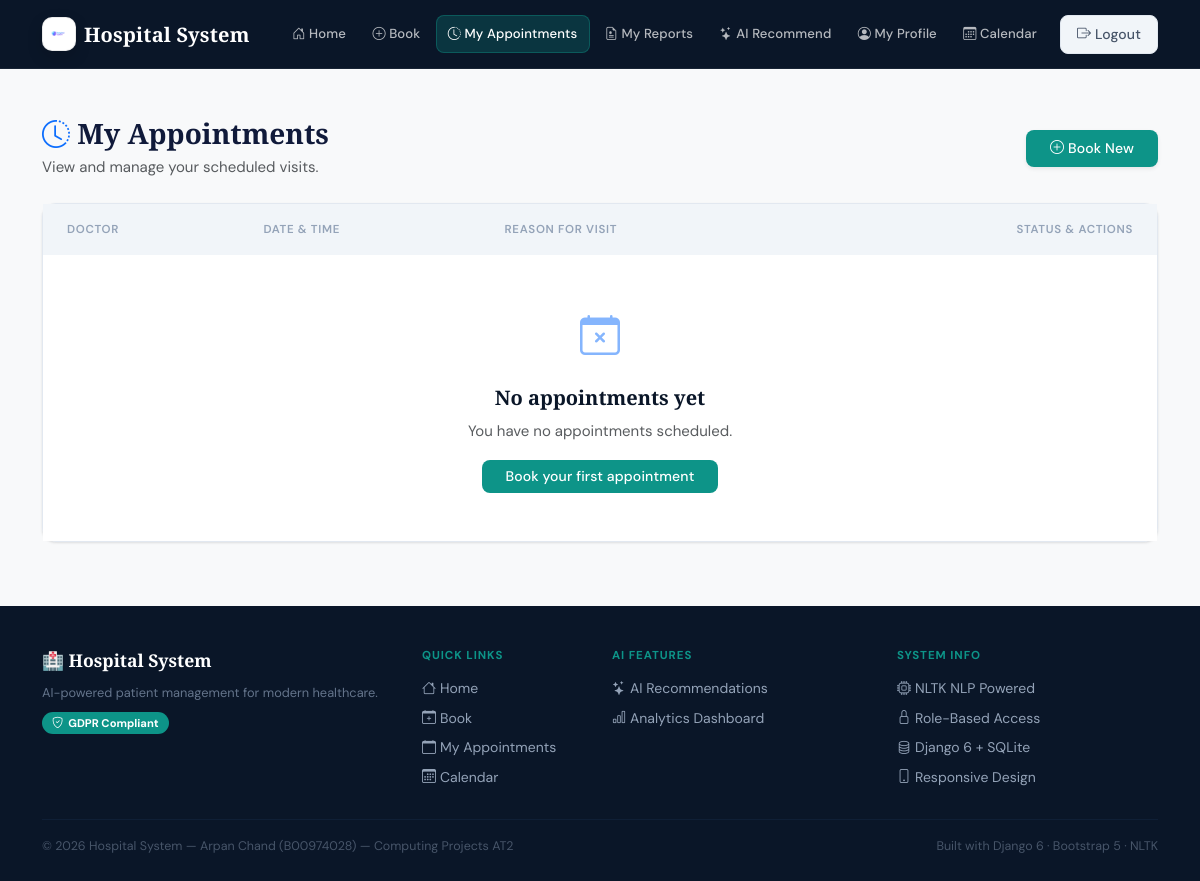
The page /appointments/my-appointments/ (signed in) on the database as committed earlier.
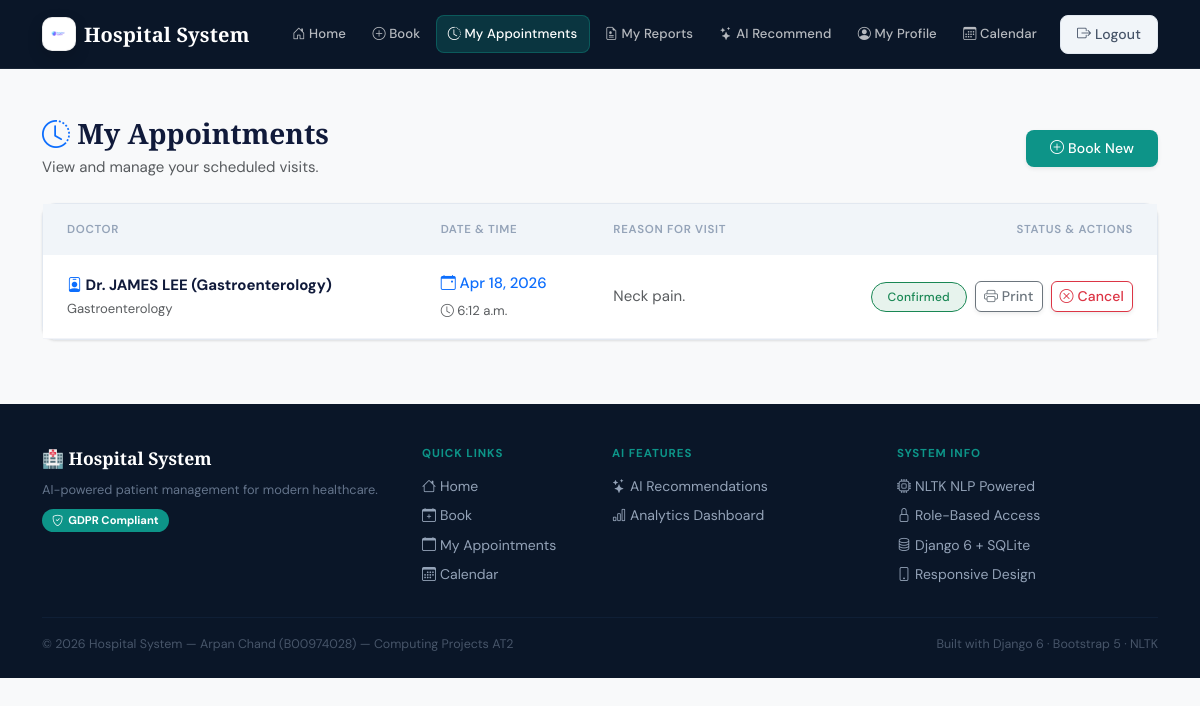
The same page on the database as committed later.
### appointments/models.py (models this page shows, shortened)
class Appointment(models.Model):
    patient = models.ForeignKey(Patient, on_delete=models.CASCADE)
    doctor = models.ForeignKey(Doctor, on_delete=models.CASCADE)
    slot = models.ForeignKey(Availability, on_delete=models.CASCADE)
    appointment_date = models.DateTimeField()
    reason = models.CharField(max_length=255, blank=True, null=True)
    status = models.CharField(
        max_length=50,
        choices=[("scheduled", "Scheduled"), ("completed", "Completed")],
        default="scheduled"
    )

class Availability(models.Model):
    doctor = models.ForeignKey(Doctor, on_delete=models.CASCADE)
    start_time = models.DateTimeField()
    end_time = models.DateTimeField()
    is_booked = models.BooleanField(default=False)

class Doctor(models.Model):
    first_name = models.CharField(max_length=100)
    last_name = models.CharField(max_length=100)
    specialization = models.CharField(max_length=100)
    def __str__(self):
        return f'Dr. {self.first_name} {self.last_name} ({self.specialization})'

### appointments/permissions.py (the view)
        def wrapper(request, *args, **kwargs):
            if not request.user.is_authenticated:
                return redirect("login")
            role = getattr(getattr(request.user, "profile", None), "role", None)
            if role not in allowed_roles:
                messages.error(request, "You do not have permission to access this page.")
                return redirect("home")
            return view_func(request, *args, **kwargs)

### appointments/permissions.py (called while the page is built)
def role_required(*allowed_roles):
    def decorator(view_func):
        def wrapper(request, *args, **kwargs):
            if not request.user.is_authenticated:
                return redirect("login")
            role = getattr(getattr(request.user, "profile", None), "role", None)
            if role not in allowed_roles:
                messages.error(request, "You do not have permission to access this page.")
                return redirect("home")
            return view_func(request, *args, **kwargs)
        return wrapper
    return decorator

### appointments/views.py (called while the page is built)
@role_required("PATIENT")
def my_appointments(request):
    from django.utils import timezone
    profile = request.user.profile
    appointments = Appointment.objects.filter(
        patient=profile.patient,
        appointment_date__gte=timezone.now()
    ).order_by('appointment_date')
    return render(request, 'appointments/my_appointments.html', {
        'appointments': appointments
    })

### appointments/templates/appointments/my_appointments.html (shortened to what the changed rows need)
{% extends "appointments/base.html" %}
{% block content %}
<div class="d-flex justify-content-between align-items-center mb-4">
  <div>
    <h1 class="h3 mb-1" style="color:#101a3a;font-weight:700;">
      <i class="bi bi-clock-history text-primary"></i> My Appointments
    </h1>
  </div>
</div>
<div class="card shadow-sm border-0 premium-card">
  <div class="card-body p-0">
    <div class="table-responsive">
      <table class="table table-hover table-borderless align-middle mb-0">
        <thead style="background-color:#f8f9fc;">
          <tr>
            <th class="ps-4 py-3">Doctor</th>
            <th class="py-3">Date & Time</th>
            <th class="py-3">Reason for Visit</th>
            <th class="pe-4 py-3 text-end">Status & Actions</th>
          </tr>
        </thead>
        <tbody>
          {% for appt in appointments %}
          <tr style="border-bottom:1px solid #f1f3f8;">
            <td class="ps-4 py-3">
              <div class="fw-bold" style="color:#101a3a;">
                <i class="bi bi-person-badge text-primary"></i> {{ appt.slot.doctor }}
              </div>
              <div class="small text-muted">{{ appt.slot.doctor.specialization }}</div>
            </td>
            <td class="py-3">
              <div class="fw-medium text-primary">
                <i class="bi bi-calendar-event"></i> {{ appt.appointment_date|date:"M d, Y" }}
              </div>
              <div class="small text-muted mt-1">
                <i class="bi bi-clock"></i> {{ appt.appointment_date|time:"g:i a" }}
              </div>
            </td>
            <td class="py-3 text-muted" style="max-width:250px;white-space:nowrap;overflow:hidden;text-overflow:ellipsis;">
              {{ appt.reason|default:"No reason provided" }}
            </td>
            <td class="pe-4 py-3 text-end">
              <div class="d-flex justify-content-end align-items-center gap-2">
                {% if appt.status == 'completed' %}
                  <span class="badge bg-secondary bg-opacity-10 text-secondary border border-secondary px-3 py-2 rounded-pill fw-medium">
                    <i class="bi bi-check-all"></i> Completed
                  </span>
                {% else %}
                  <span class="badge bg-success bg-opacity-10 text-success border border-success px-3 py-2 rounded-pill fw-medium">
                    Confirmed
                  </span>
                  <button class="btn btn-sm btn-outline-secondary shadow-sm fw-medium"
                    style="border-radius:6px;"
                    data-doctor="{{ appt.slot.doctor }}"
                    data-spec="{{ appt.slot.doctor.specialization }}"
                    data-date="{{ appt.appointment_date|date:'M d, Y' }}"
                    data-time="{{ appt.appointment_date|time:'g:i a' }}"
                    data-reason="{{ appt.reason|default:'No reason provided' }}"
                    data-status="{{ appt.status }}"
                    onclick="printFromData(this)">
                    <i class="bi bi-printer"></i> Print
                  </button>
                  <a href="{% url 'cancel_appointment' appt.id %}"
                     class="btn btn-sm btn-outline-danger shadow-sm fw-medium"
                     style="border-radius:6px;"
                     onclick="return confirm('Are you sure you want to cancel this appointment?');">
                    <i class="bi bi-x-circle"></i> Cancel
                  </a>
                {% endif %}
              </div>
            </td>
          </tr>
          {% empty %}
          <tr>
            <td colspan="4" class="text-center py-5 text-muted">
              <i class="bi bi-calendar-x fs-1 d-block mb-3 text-primary opacity-50"></i>
              <h5 class="fw-semibold">No appointments yet</h5>
              <p class="mb-3">You have no appointments scheduled.</p>
              <a href="{% url 'book_appointment' %}" class="btn btn-primary px-4"
                 style="background:linear-gradient(135deg,#2f5bff,#7b2cff);border:none;">
                Book your first appointment
              </a>
            </td>
          </tr>
          {% endfor %}
        </tbody>
      </table>
    </div>
  </div>
</div>
{% endblock %}

Rows that differ between the two databases and show on the page:
added Appointment: slot.doctor "Dr. JAMES LEE (Gastroenterology)", slot.doctor.specialization "Gastroenterology", appointment_date "Apr 18, 2026", appointment_date "6:12 a.m.", reason "Neck pain."
Other text that changed with them:
text no longer shown: "No appointments yet You have no appointments scheduled. Book your first appointment"
